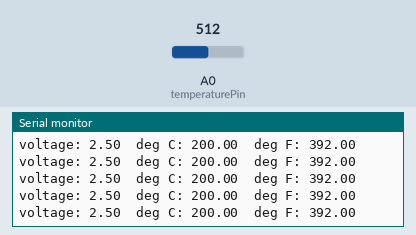
The sketch below on a simulated Arduino Uno, built with avr-gcc and run on an emulated ATmega328P. On the bench: the last lines printed to the serial monitor. The inputs (shaded band) are chosen by the test bench; at power-on: A0 (temperaturePin) = 512.

Above: at 1.2 s.
1.3 s: A0 (temperaturePin) set to 716
At 1.57 s:
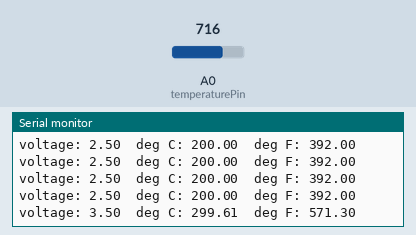
2.8 s: A0 (temperaturePin) set to 900
At 2.98 s:
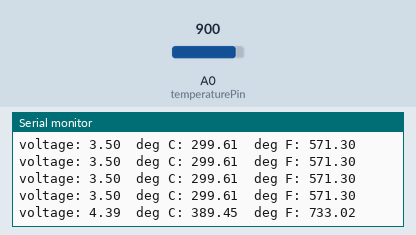
Timing chart, 0 to 5.8 s (numbered marks = the images above; inputs shaded):
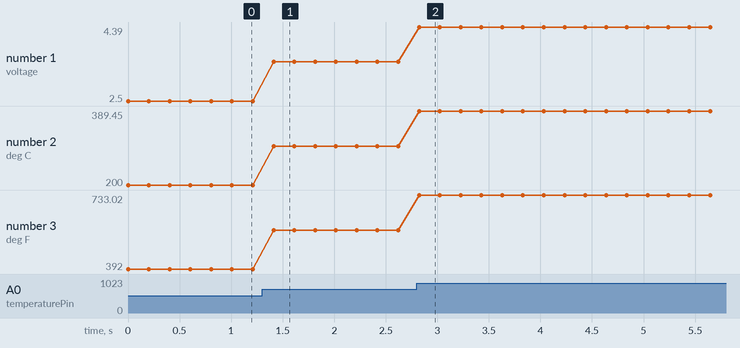

The sketch:

TemperatureSensor.ino
```cpp
const int temperaturePin = A0;

void setup()
{
    Serial.begin(9600);
}

void loop()
{
    float voltage, degreesC, degreesF; //Declare 3 floating point variables
    voltage = getVoltage(temperaturePin); //Measure the voltage at the analog pin
    degreesC = (voltage - 0.5) * 100.0; // Convert the voltage to degrees Celsius
    degreesF = degreesC * (9.0 / 5.0) + 32.0; //Convert degrees Celsius to Fahrenheit

    Serial.print("voltage: ");
    Serial.print(voltage);
    Serial.print("  deg C: ");
    Serial.print(degreesC);
    Serial.print("  deg F: ");
    Serial.println(degreesF);

    delay(200);
}

float getVoltage(int pin)
{
    return (analogRead(pin) * 0.004882814);
    // This equation converts the 0 to 1023 value that analogRead()
    // returns, into a 0.0 to 5.0 value that is the true voltage
    // being read at that pin.
}
```

Measured:
- after the input at 1.3 s, the serial monitor: prints a new line after 0.11 s (image 1)
- after the input at 2.8 s, the serial monitor: prints a new line at once (image 2)
- plotted number 1: 2.5 → 3.5 after the input at 1.3 s, 3.5 → 4.39 after the input at 2.8 s
- plotted number 2: 200 → 299.61 after the input at 1.3 s, 299.61 → 389.45 after the input at 2.8 s
- plotted number 3: 392 → 571.3 after the input at 1.3 s, 571.3 → 733.02 after the input at 2.8 s
